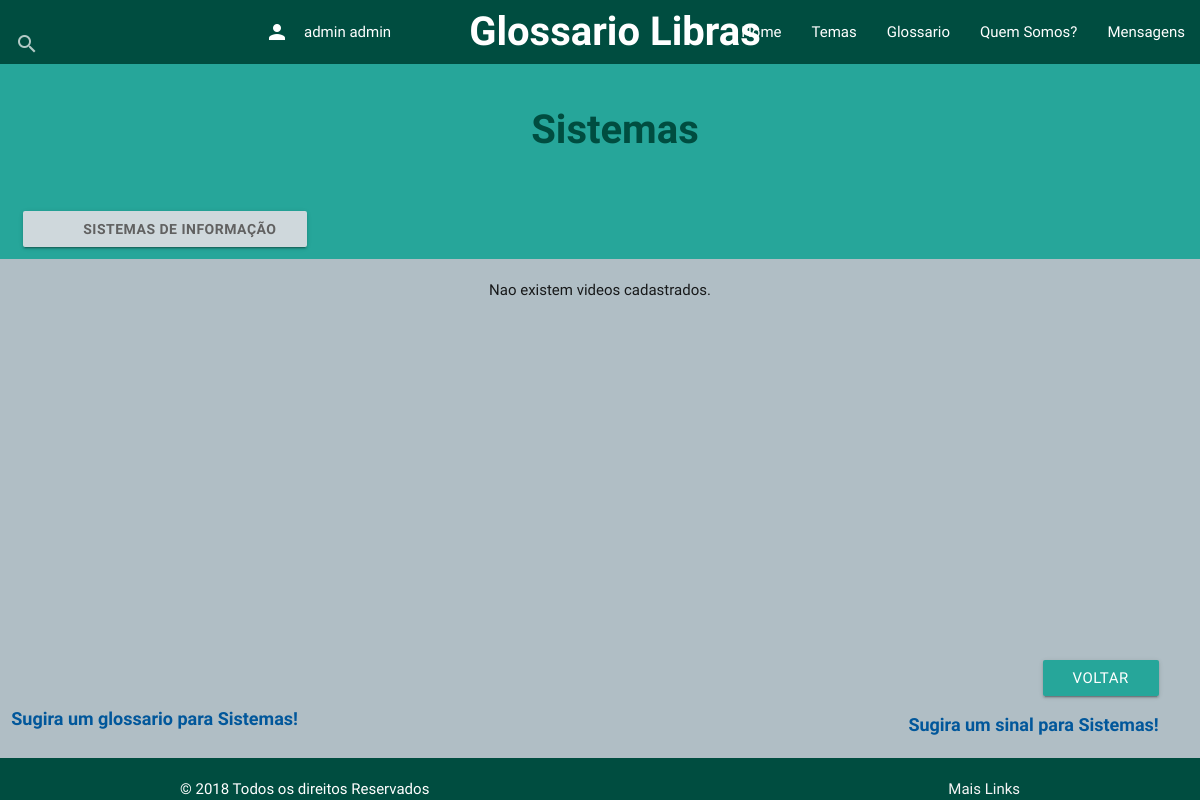
Page /Glossario/conteudo-categorias-glossarios/3/ (signed in) on the earlier database version.
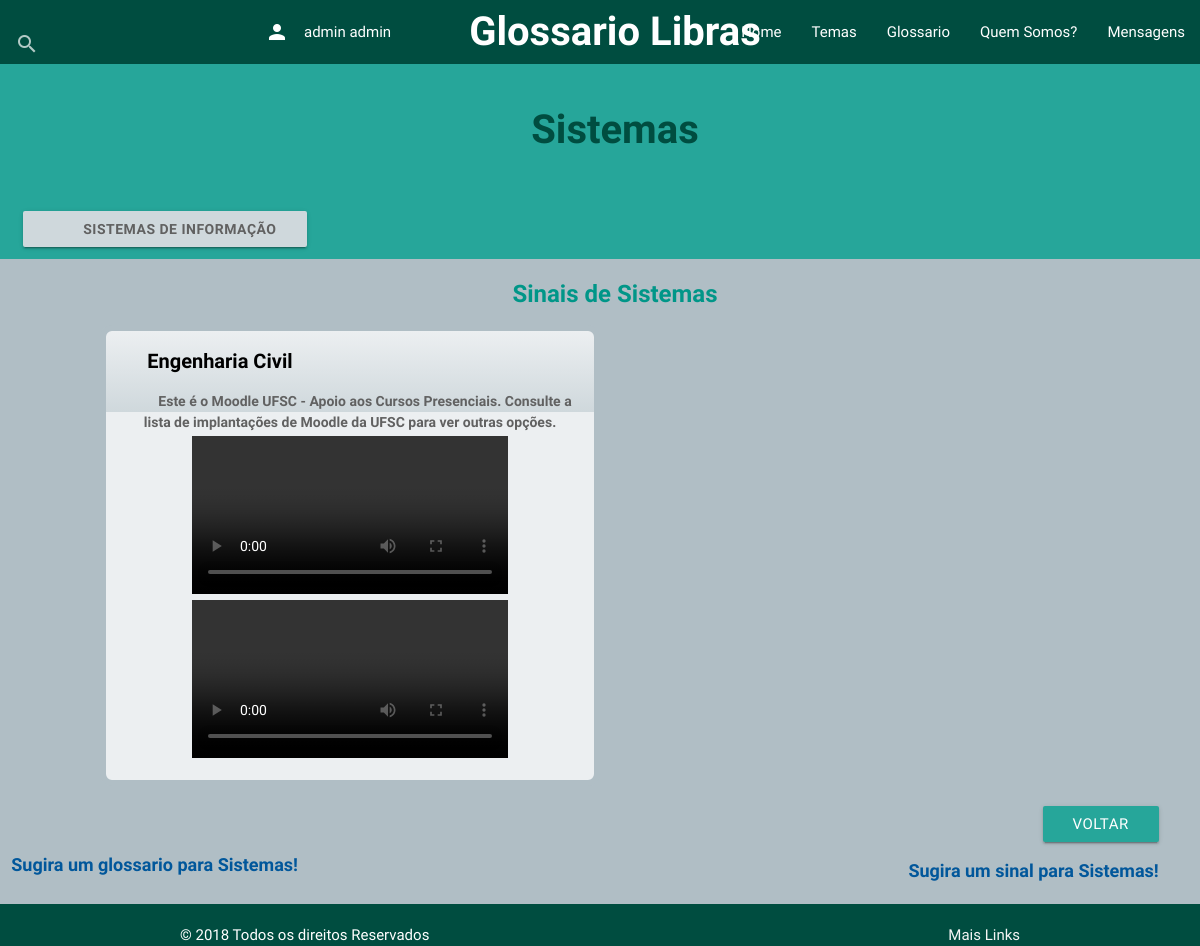
Same page on the later database version.
### Glossario/models.py (models this page shows, shortened)
class Glossario(models.Model):
    titulo = models.CharField(max_length=200)
    pai = models.ForeignKey("self", on_delete=models.CASCADE, default=None, blank=True, null=True)
    postado = models.BooleanField(default=False)

class Sinal(models.Model):
    glossario = models.ForeignKey(Glossario, on_delete=models.CASCADE)
    titulo = models.CharField(max_length=100)
    descricao = models.TextField()
    sinal_video = models.FileField(upload_to='videos', null=False)
    postado = models.BooleanField(default=False)
    temas = models.ManyToManyField(Tema, blank=True)
    postador = models.ForeignKey(Perfil, on_delete=models.CASCADE, editable=False, null=True)
    conceito_video = models.FileField(upload_to='videos', null=True)

### Glossario/views.py (the view)
# urls.py: path('conteudo-categorias-glossarios/<int:glossario_id>/', views.conteudo_glossario, name='conteudo-glossario'),
@login_required
def conteudo_glossario(request, glossario_id):
    try:
        user_logado_id = request.user.id
        perfis = Perfil.objects.all()
        perfil_logado = Perfil.objects.get( user=user_logado_id )
        glossario = Glossario.objects.get(pk=glossario_id)
        lista_glossarios_filhos = perfil_logado.glossarios.filter(pai = glossario_id)
        lista_glossarios_responsavel = perfil_logado.glossarios_responsavel.filter( pai = glossario_id)
        lista_sinais = Sinal.objects.filter(glossario__id=glossario_id, postado=True)
        context = {'lista_sinais': lista_sinais,
                   'glossario': glossario,
                   'perfil_logado': perfil_logado,
                   'lista_glossarios_filhos': lista_glossarios_filhos,
                   'lista_glossarios_responsavel': lista_glossarios_responsavel}
    except Glossario.DoesNotExist:
        raise Http404("Glossario não existe")
    return render(request,'Glossario/sinais-glossario.html', context)

### Glossario/templates/Glossario/sinais-glossario.html (shortened to what this page needs)
{% extends 'Glossario/base.html' %}
 {% block content %}
  <div class="row  unidades2">
      	<div class="col s12">
   			<center><h1>{{ glossario.titulo }}</h1></center>
   	   	</div>
 		<br></br>		<br></br>		<br></br>
      	<div class=" col s12 ">
			{% if lista_glossarios_filhos  %}
				{% for glossario in lista_glossarios_filhos %}
					<a href="/conteudo-categorias-glossarios/{{ glossario.id }}/" class="subtitulo btn blue-grey lighten-4">{{ glossario.titulo }}</a>
				 {% endfor %}
				 {% else %}
			 	   <center><p>{{ glossario.titulo }} não tem sinais</p></center>
			{% endif %}
  		 </div>
	 </div>
	{% if lista_sinais %}
		<center><h3>Sinais de {{ glossario.titulo }} </h3></center>
			<div class="row">
			{% for sinal in lista_sinais %}
					 		<div class="col l5 push-l1 unidades3 center">
						 		<ul>
							     	<a class ="titulo left">{{ sinal.titulo }}</a>
							  	    <br></br>
							  	    <a class ="subtitulo left">{{ sinal.descricao }}</a>
							     	<br></br>
							     	<li><video   height="158" controls><source class="center" src="/static/Glossario/{{ sinal.sinal_video }}" type="video/mp4"></video>
					   			    <video   height="158" controls><source src="/static/Glossario/{{ sinal.conceito_video }}" type="video/mp4"></video>
					   			</ul>
				   			</div>
		 	{% endfor %}
		 </div>
	{% else %}
		<center> <p>Nao existem videos cadastrados.</p> </center>
	{% endif %}
{% endblock %}
{% block footer %}
 		<div class="footer">
			<div class="row" >
				<div class="col s6  ">
					<br></br>
					<a class ="link" href="/{{ glossario.id }}/enviar-glossario/ "/> Sugira um glossario para {{ glossario.titulo }}!</a>
				</div>
				<div class="col s6 push-s1  right-align">
					<button class="waves-effect waves-light btn color #01579b" type="submit" nome="voltar" onclick='history.go(-1)' >Voltar</button>
					<a class ="link" href="/{{ glossario.id }}/enviar-sinal/ "/> Sugira um sinal para {{ glossario.titulo }}!</a>
				</div>
			</div>
		</div>
{% endblock %}

Differences in the rows shown:
shown differently, row unchanged: Glossario "Sistemas": titulo (not shown) → "Sistemas"
added Sinal: titulo "Engenharia Civil", descricao "Este é o Moodle UFSC - Apoio aos Cursos Presenciais. Consulte a lista de implantações de Moodle da UFSC para ver outras opções."
Other differences:
text no longer shown: "Nao existem videos cadastrados."
text now shown: "Sinais de"
